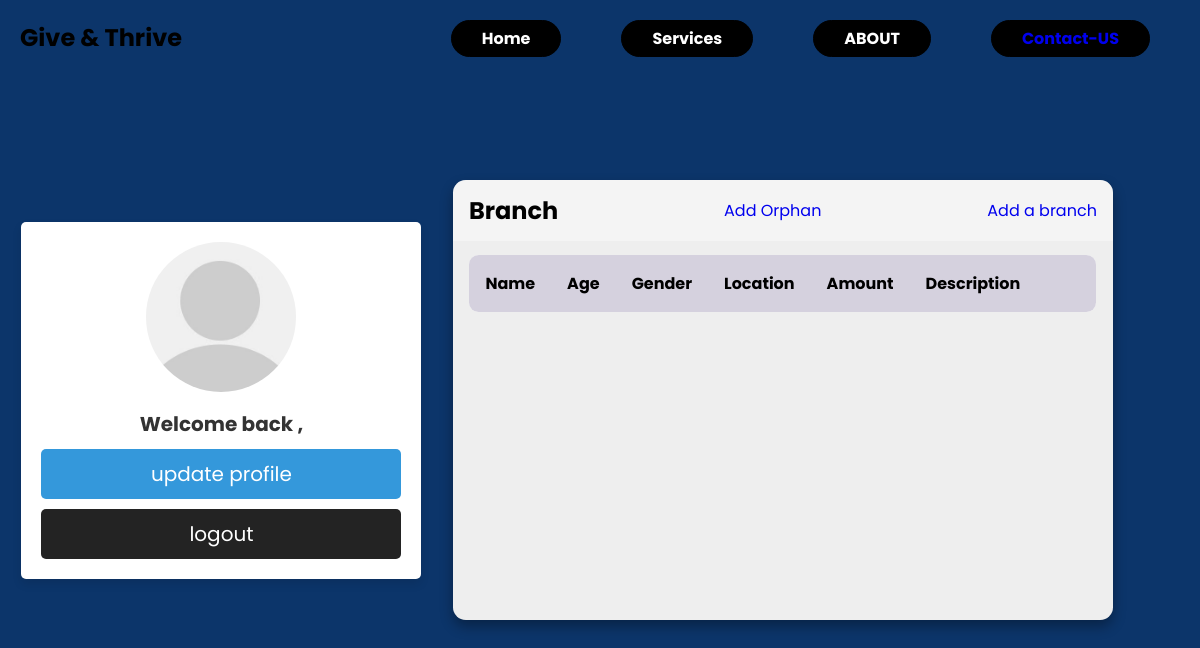
Page /driverPages/profileDriver.php on the earlier database version.
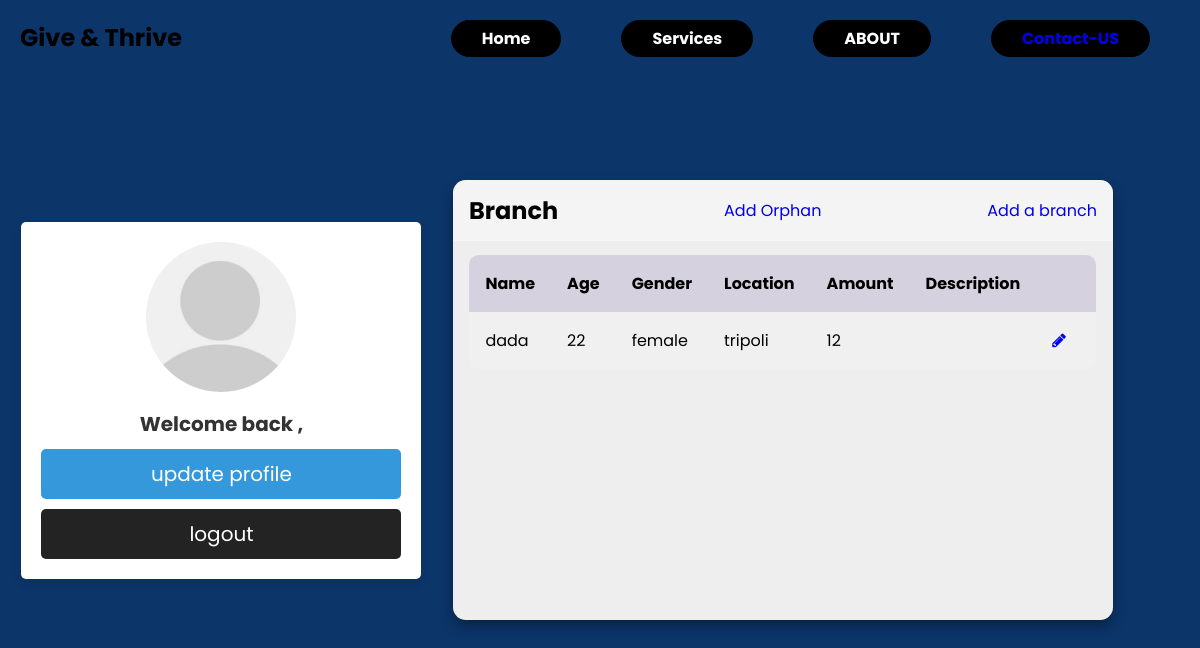
Same page on the later database version.
### tables this page shows
CREATE TABLE `addorphan` (
  `idorphan` int(50) NOT NULL,
  `nameorphan` varchar(50) NOT NULL,
  `age` int(50) NOT NULL,
  `gender` varchar(50) NOT NULL,
  `amount` int(255) NOT NULL,
  `description` text NOT NULL,
  `locationID` int(11) NOT NULL
);

CREATE TABLE `location` (
  `locationid` int(11) NOT NULL,
  `locationname` varchar(30) NOT NULL
);

### driverPages/profileDriver.php (the view, shortened to what this page needs)
<!DOCTYPE html>
<html lang="en">
<head>
    <link rel="stylesheet" href="./profiles.css">
    <link rel="stylesheet" href="path/to/font-awesome/css/font-awesome.min.css">
    <link rel= " stylesheet "href="https://stackpath.bootstrapcdn.com/font-awesome/4.7.0/css/font-awesome.min.css"/>
</head>
  <body>
        <div class="page">
        <nav class="navbar">
            <h1 class="logo"> Give & Thrive</h1>
            <ul class="nav-links">
                <li class="active"></i><a href="#"></a></i>Home</li>
                <li class="active"></i><a href="#"></a>Services</li>
                <li class="active"></i><a href="#"></a></i>ABOUT</li>
                <li class="active"><a href="../contactform/contact.php">Contact-US</a></li>
            </ul>
        </nav>
        <div class="container">
            <?php
                include("./home.php");
            ?>
            <div class="table">
    <main class="table">
        <section class="table__header">
            <h1>Branch </h1>
            <a href="./addneworphan.php">Add Orphan</a>
            <a href="./tabledriver/index.php" class='newtrip'>Add a branch </a>
        </section>
        <section class="table__body">
            <table>
                <thead>
                    <tr>
                        <th> Name </th>
                        <th> age </th>
                        <th> gender </th>
                        <th> Location</a></th>
                        <th> amount</th>
                        <th> description</th>
                        <th></th>
                        <th></th>
                    </tr>
                </thead>
                <tbody>
                    <tr>
                        <?php
                       $query ="SELECT addorphan.*, location.locationname
                       FROM addorphan
                       JOIN location ON addorphan.locationID = location.locationid";
                       $res = mysqli_query($conn, $query);
 while ($row = mysqli_fetch_array($res)) {
    echo "<tr>";
    echo "<td>".(isset($row['nameorphan']) ? $row['nameorphan'] : "")."</td>";
    echo "<td>".(isset($row['age']) ? $row['age'] : "")."</td>";
    echo "<td>".(isset($row['gender']) ? $row['gender'] : "")."</td>";
    echo "<td>".(isset($row['locationname']) ? $row['locationname'] : "")."</td>";
    echo "<td>".(isset($row['amount']) ? $row['amount'] : "")."</td>";
    echo "<td>".(isset($row['description']) ? $row['description'] : "")."</td>";
    echo "<td><a href=editorphan.php?idorphan=".$row['idorphan']."><i class='fa fa-pencil' aria-hidden='true'></i></a></td>";
    echo "<td><a href=deleteorph.php?idorphan=".$row['idorphan']."><i class='fa fa-trash-o' aria-hidden='true'></i></a></td>";
    echo "</tr>";
}
?>
                </tbody>
        </table>
    </section>
</main>
</div>
    </body>
</html>

Differences in the rows shown:
added addorphan: nameorphan "dada", age "22", gender "female", locationID.locationname "tripoli", amount "12"
